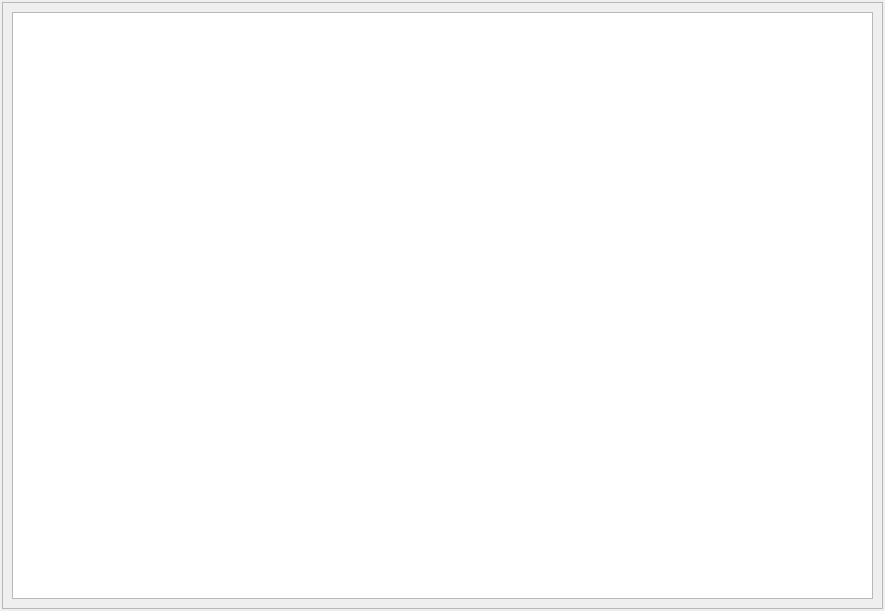
<?xml version="1.0" encoding="UTF-8"?>
<ui version="4.0">
 <class>VarsViewWdgUi</class>
 <widget class="QWidget" name="VarsViewWdgUi">
  <property name="geometry">
   <rect>
    <x>0</x>
    <y>0</y>
    <width>885</width>
    <height>611</height>
   </rect>
  </property>
  <property name="windowTitle">
   <string>Form</string>
  </property>
  <property name="styleSheet">
   <string notr="true"/>
  </property>
  <layout class="QVBoxLayout" name="verticalLayout">
   <property name="spacing">
    <number>2</number>
   </property>
   <property name="leftMargin">
    <number>2</number>
   </property>
   <property name="topMargin">
    <number>2</number>
   </property>
   <property name="rightMargin">
    <number>2</number>
   </property>
   <property name="bottomMargin">
    <number>2</number>
   </property>
   <item>
    <widget class="QFrame" name="frame">
     <property name="frameShape">
      <enum>QFrame::StyledPanel</enum>
     </property>
     <property name="frameShadow">
      <enum>QFrame::Raised</enum>
     </property>
     <layout class="QVBoxLayout" name="verticalLayout_2">
      <item>
       <widget class="QTableView" name="varView"/>
      </item>
     </layout>
    </widget>
   </item>
  </layout>
 </widget>
 <resources/>
 <connections/>
</ui>
